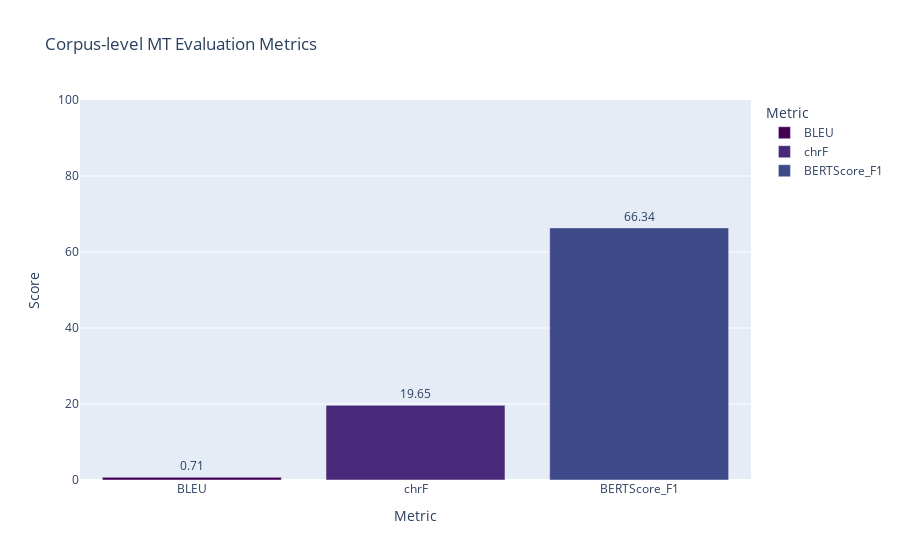
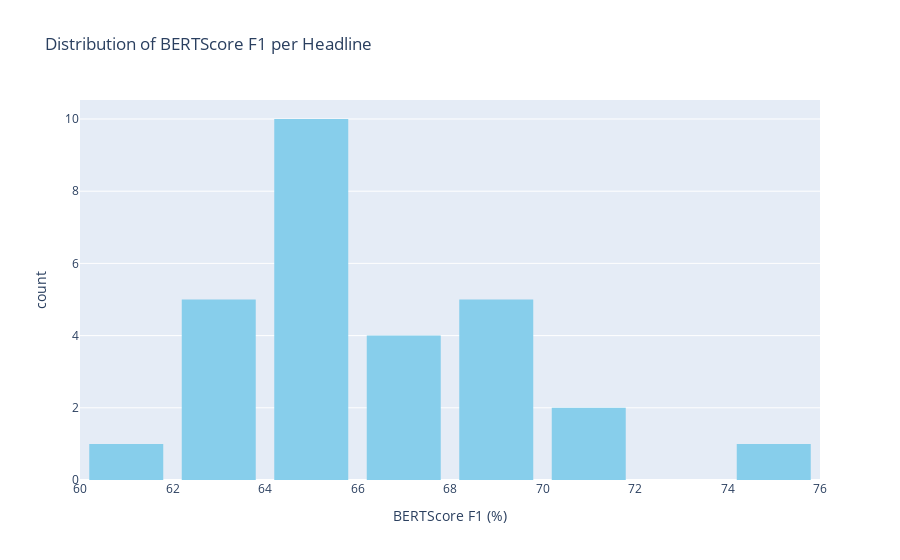
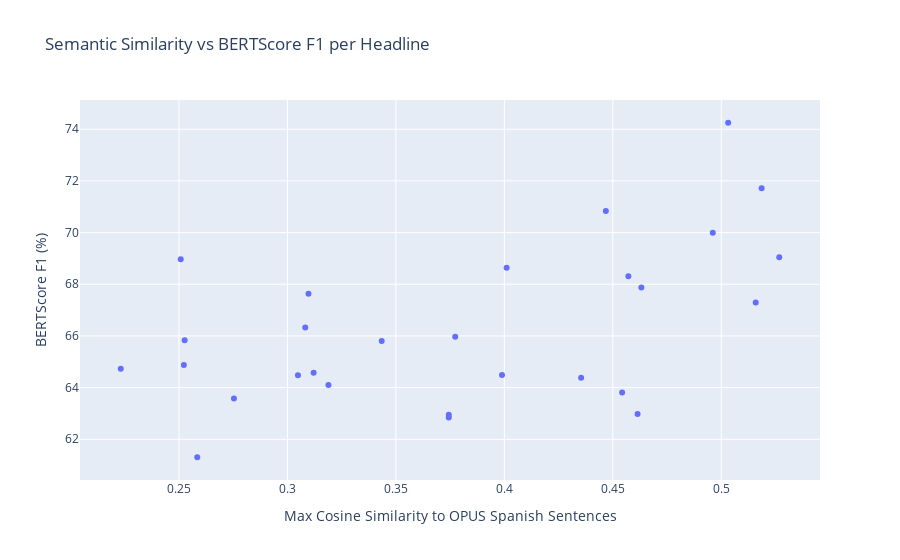

Here is the notebook cell these charts were saved with, in order:
### Markdown cell above
### Visualising Metrics

### Code cell
import plotly.graph_objects as go
import plotly.express as px
import pandas as pd
import numpy as np
from sentence_transformers import util

# --- Step 0: Corpus-level metrics ---
df_metrics = pd.DataFrame({
    "Metric": ["BLEU", "chrF", "BERTScore_F1"],
    "Score": [bleu.score, chrf.score, F1.mean().item() * 100]  # scale BERTScore F1 to %
})

# --- Step 1: Bar chart for corpus-level metrics ---
fig_bar = px.bar(
    df_metrics, x="Metric", y="Score",
    text="Score",
    color="Metric",
    title="Corpus-level MT Evaluation Metrics",
    range_y=[0,100],
    color_discrete_sequence=px.colors.sequential.Viridis
)
fig_bar.update_traces(texttemplate='%{text:.2f}', textposition='outside')
fig_bar.show()

# --- Step 2: Histogram of BERTScore F1 per headline ---
bert_f1_pct = F1.detach().cpu().numpy() * 100
fig_hist = px.histogram(
    x=bert_f1_pct,
    nbins=10,
    title="Distribution of BERTScore F1 per Headline",
    labels={"x":"BERTScore F1 (%)", "y":"Number of Headlines"},
    color_discrete_sequence=["skyblue"]
)
fig_hist.update_layout(bargap=0.2)
fig_hist.show()

# --- Step 3: Scatter plot: max cosine similarity vs BERTScore F1 per headline ---
headline_embs_cpu = headline_embs.detach().cpu()
opus_embs_cpu = opus_embs.detach().cpu()
cos_scores = [util.cos_sim(h, opus_embs_cpu).max().item() for h in headline_embs_cpu]

fig_scatter = px.scatter(
    x=cos_scores,
    y=bert_f1_pct,
    labels={"x":"Max Cosine Similarity to OPUS Spanish Sentences", "y":"BERTScore F1 (%)"},
    title="Semantic Similarity vs BERTScore F1 per Headline",
    hover_data={"Headline": df["headline"].tolist()}
)
fig_scatter.show()

### Figure 1 — Plotly figure (JSON) as saved in the notebook; plotly's stock layout.template omitted (floating-point values rounded to 4 significant figures)
{"data": [{"hovertemplate": "Metric=%{x}<br>Score=%{text}<extra></extra>", "legendgroup": "BLEU", "marker": {"color": "#440154", "pattern": {"shape": ""}}, "name": "BLEU", "orientation": "v", "showlegend": true, "text": [0.7099], "textposition": "outside", "texttemplate": "%{text:.2f}", "type": "bar", "x": ["BLEU"], "xaxis": "x", "y": [0.7099], "yaxis": "y"}, {"hovertemplate": "Metric=%{x}<br>Score=%{text}<extra></extra>", "legendgroup": "chrF", "marker": {"color": "#482878", "pattern": {"shape": ""}}, "name": "chrF", "orientation": "v", "showlegend": true, "text": [19.65], "textposition": "outside", "texttemplate": "%{text:.2f}", "type": "bar", "x": ["chrF"], "xaxis": "x", "y": [19.65], "yaxis": "y"}, {"hovertemplate": "Metric=%{x}<br>Score=%{text}<extra></extra>", "legendgroup": "BERTScore_F1", "marker": {"color": "#3e4989", "pattern": {"shape": ""}}, "name": "BERTScore_F1", "orientation": "v", "showlegend": true, "text": [66.34], "textposition": "outside", "texttemplate": "%{text:.2f}", "type": "bar", "x": ["BERTScore_F1"], "xaxis": "x", "y": [66.34], "yaxis": "y"}], "layout": {"barmode": "relative", "legend": {"title": {"text": "Metric"}, "tracegroupgap": 0}, "title": {"text": "Corpus-level MT Evaluation Metrics"}, "xaxis": {"anchor": "y", "categoryarray": ["BLEU", "chrF", "BERTScore_F1"], "categoryorder": "array", "domain": [0, 1], "title": {"text": "Metric"}}, "yaxis": {"anchor": "x", "domain": [0, 1], "range": [0, 100], "title": {"text": "Score"}}}}

### Figure 2 — Plotly figure (JSON) as saved in the notebook; plotly's stock layout.template omitted (floating-point values rounded to 4 significant figures)
{"data": [{"bingroup": "x", "hovertemplate": "BERTScore F1 (%)=%{x}<br>count=%{y}<extra></extra>", "legendgroup": "", "marker": {"color": "skyblue", "pattern": {"shape": ""}}, "name": "", "nbinsx": 10, "orientation": "v", "showlegend": false, "type": "histogram", "x": [65.81, 65.97, 67.3, 63.57, 65.84, 64.38, 74.25, 70.84, 61.3, 66.33, 68.97, 64.88, 64.73, 69.99, 71.71, 63.81, 64.48, 64.1, 68.64, 67.63, 62.98, 68.31, 64.48, 64.58, 67.87, 62.95, 69.04, 62.85], "xaxis": "x", "yaxis": "y"}], "layout": {"bargap": 0.2, "barmode": "relative", "legend": {"tracegroupgap": 0}, "title": {"text": "Distribution of BERTScore F1 per Headline"}, "xaxis": {"anchor": "y", "domain": [0, 1], "title": {"text": "BERTScore F1 (%)"}}, "yaxis": {"anchor": "x", "domain": [0, 1], "title": {"text": "count"}}}}

### Figure 3 — Plotly figure (JSON) as saved in the notebook; plotly's stock layout.template omitted (floating-point values rounded to 4 significant figures)
{"data": [{"customdata": [["El PP desdeña la comisión independiente sobre Gaza: “No le compete ni a la ONU ni al presidente decidir lo que es o no es un genocidio”"], ["El Gobierno carga contra el PP por su posición sobre Gaza: “No es ignorancia, es mala fe. Les va a perseguir toda la vida”"], ["El Gobierno eleva el crecimiento económico de este año una décima, hasta el 2,7%"], ["iPhone iOS 26: las cinco novedades estrella del nuevo sistema operativo de Apple"], ["La Guía Gastro 2025: una selección de los restaurantes y comercios favoritos de los expertos de EL PAÍS"], ["El Gobierno aprueba un decreto para anticipar la jubilación de los bomberos forestales hasta cinco años"], ["Los sindicatos de funcionarios unen sus fuerzas para exigir al Gobierno una nueva subida salarial"], ["La universidad se moviliza para que el Gobierno cambie el examen que habilita a los abogados: “Si aprueban todos, no cumple su función”"], ["Cuando el ligue se cuela en Vinted: “Hemos normalizado que cualquier ‘app’ sirva para eso”"], ["Real Madrid - Marsella: horario, canal de televisión y dónde ver online el partido de Champions hoy"], ["Alineación del Real Madrid contra el Marsella en el partido de Champions hoy"], ["Dónde ver online y en televisión al Athletic Club hoy de Champions y a qué hora juega el partido contra el Arsenal"], ["Partidos de Champions hoy: horarios, donde ver en televisión, equipos y quién juega el 16 de septiembre"], ["El Gobierno eleva una décima, hasta el 2,7%, su previsión de crecimiento económico para 2025"], ["El Gobierno declara ahora la emergencia migratoria en Baleares"], ["El Gobierno aprueba un decreto para que los bomberos forestales puedan jubilarse a los 60 años"], ["El Gobierno pretende meter a 564 inmigrantes en un centro ilegal en Pozuelo de Alarcón"], ["Devotos budistas se reúnen en la región camboyana de Kandal para celebrar la festividad de Pchum Ben"], ["El Gobierno presiona a Israel y acusa al PP de “mala fe” al no condenar el “genocidio” en Gaza"], ["El expresident Aragonès aparca la política para dirigir la cadena de hoteles de su familia"], ["El Gobierno declara Baleares en emergencia migratoria tras la llegada masiva de pateras"], ["El Govern replica a Junts que las políticas sobre Catalunya se deciden en el Parlament"], ["El Gobierno notifica a las plataformas online la retirada de 1.531 pisos turísticos en Madrid"], ["El Ayuntamiento de Pozuelo decreta “el cese definitivo” del centro de refugiados del Gobierno"], ["La Vuelta, en el epicentro de la refriega política, por Editorial"], ["El PP endurece la oposición a Illa: “Es la peor estafa política de los últimos 20 años”"], ["El fiscal se opone a la libertad de Cerdán por utilizar “impertinentes consideraciones políticas”"], ["El diputado de ERC Ruben Wagensberg deja el acta y abandona la primera línea política"]], "hovertemplate": "Max Cosine Similarity to OPUS Spanish Sentences=%{x}<br>BERTScore F1 (%)=%{y}<br>Headline=%{customdata[0]}<extra></extra>", "legendgroup": "", "marker": {"color": "#636efa", "symbol": "circle"}, "mode": "markers", "name": "", "orientation": "v", "showlegend": false, "type": "scatter", "x": [0.3435, 0.3773, 0.5159, 0.2753, 0.2526, 0.4354, 0.5032, 0.4468, 0.2584, 0.3082, 0.2508, 0.2522, 0.2232, 0.4961, 0.5186, 0.4543, 0.3989, 0.3189, 0.4011, 0.3097, 0.4614, 0.4572, 0.3049, 0.3121, 0.4632, 0.3744, 0.5267, 0.3744], "xaxis": "x", "y": [65.81, 65.97, 67.3, 63.57, 65.84, 64.38, 74.25, 70.84, 61.3, 66.33, 68.97, 64.88, 64.73, 69.99, 71.71, 63.81, 64.48, 64.1, 68.64, 67.63, 62.98, 68.31, 64.48, 64.58, 67.87, 62.95, 69.04, 62.85], "yaxis": "y"}], "layout": {"legend": {"tracegroupgap": 0}, "title": {"text": "Semantic Similarity vs BERTScore F1 per Headline"}, "xaxis": {"anchor": "y", "domain": [0, 1], "title": {"text": "Max Cosine Similarity to OPUS Spanish Sentences"}}, "yaxis": {"anchor": "x", "domain": [0, 1], "title": {"text": "BERTScore F1 (%)"}}}}
